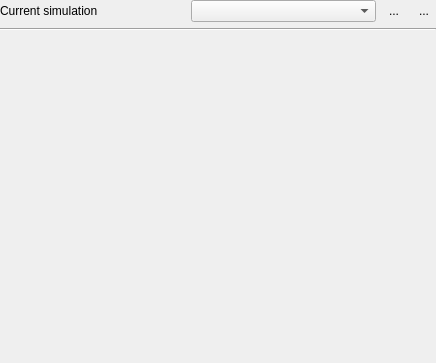
<?xml version="1.0" encoding="UTF-8"?>
<ui version="4.0">
 <class>ReosHydraulic2DSimulationWidget</class>
 <widget class="QWidget" name="ReosHydraulic2DSimulationWidget">
  <property name="geometry">
   <rect>
    <x>0</x>
    <y>0</y>
    <width>436</width>
    <height>363</height>
   </rect>
  </property>
  <property name="windowTitle">
   <string notr="true">Form</string>
  </property>
  <layout class="QVBoxLayout" name="verticalLayout" stretch="0,0,1,0">
   <property name="leftMargin">
    <number>0</number>
   </property>
   <property name="topMargin">
    <number>0</number>
   </property>
   <property name="rightMargin">
    <number>0</number>
   </property>
   <property name="bottomMargin">
    <number>0</number>
   </property>
   <item>
    <layout class="QHBoxLayout" name="horizontalLayout">
     <property name="topMargin">
      <number>0</number>
     </property>
     <item>
      <widget class="QLabel" name="label_2">
       <property name="text">
        <string>Current simulation</string>
       </property>
      </widget>
     </item>
     <item>
      <widget class="QComboBox" name="mExistingSimulationCombo"/>
     </item>
     <item>
      <widget class="QToolButton" name="mAddSimulationButton">
       <property name="text">
        <string>...</string>
       </property>
       <property name="icon">
        <iconset resource="../../../images/images.qrc">
         <normaloff>:/images/add.svg</normaloff>:/images/add.svg</iconset>
       </property>
       <property name="iconSize">
        <size>
         <width>24</width>
         <height>24</height>
        </size>
       </property>
       <property name="autoRaise">
        <bool>true</bool>
       </property>
      </widget>
     </item>
     <item>
      <widget class="QToolButton" name="mRemoveSimulationButton">
       <property name="text">
        <string>...</string>
       </property>
       <property name="icon">
        <iconset resource="../../../images/images.qrc">
         <normaloff>:/images/remove.svg</normaloff>:/images/remove.svg</iconset>
       </property>
       <property name="iconSize">
        <size>
         <width>24</width>
         <height>24</height>
        </size>
       </property>
       <property name="autoRaise">
        <bool>true</bool>
       </property>
      </widget>
     </item>
    </layout>
   </item>
   <item>
    <widget class="Line" name="line">
     <property name="orientation">
      <enum>Qt::Horizontal</enum>
     </property>
    </widget>
   </item>
   <item>
    <layout class="QVBoxLayout" name="mEditWidgetLayout"/>
   </item>
   <item>
    <spacer name="verticalSpacer">
     <property name="orientation">
      <enum>Qt::Vertical</enum>
     </property>
     <property name="sizeHint" stdset="0">
      <size>
       <width>20</width>
       <height>40</height>
      </size>
     </property>
    </spacer>
   </item>
  </layout>
 </widget>
 <resources>
  <include location="../../../images/images.qrc"/>
 </resources>
 <connections/>
</ui>
